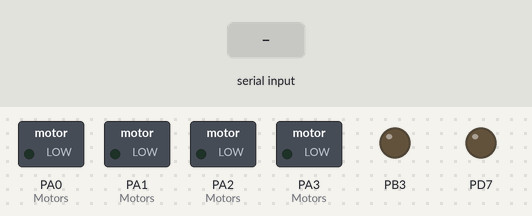
Bench run of a program on a simulated ATmega32, built with avr-gcc and emulated at 1 MHz. Shown: switched loads named in the program (green lamp = pin HIGH), output pins drawn as LEDs (lit = HIGH). The inputs (shaded band) are chosen by the test bench.

Above: at 1.2 s.
1.3 s: "1" received over Serial
At 2.5 s:
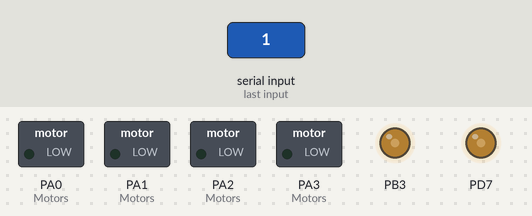
2.8 s: "2" received over Serial
At 3.7 s:
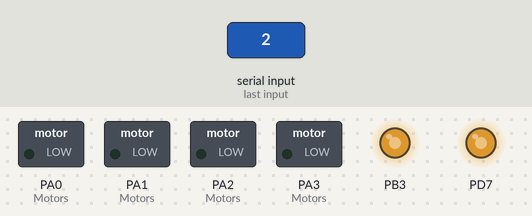
4.3 s: "3" received over Serial
At 4.9 s:
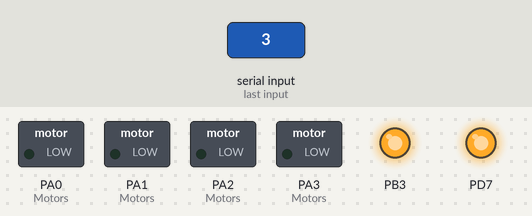
5.8 s: "4" received over Serial
At 7.0 s:
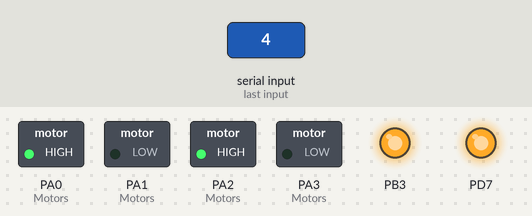
7.3 s: "5" received over Serial
At 8.4 s:
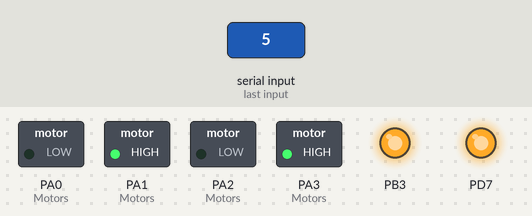
8.8 s: "6" received over Serial
At 9.5 s:
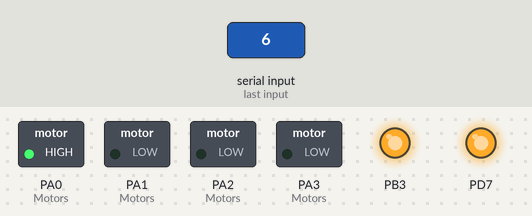
Timing chart, 0 to 11.3 s (numbered marks = the images above; inputs shaded):
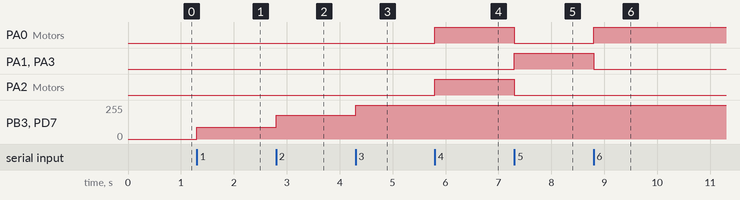

Measured:
- after the input at 1.3 s, PB3, PD7: 0/255 → 89/255 at once
- after the input at 2.8 s, PB3, PD7: 89/255 → 178/255 at once
- after the input at 4.3 s, PB3, PD7: 178/255 → 255/255 at once
- after the input at 5.8 s, PA0 (Motors), PA2 (Motors): LOW → HIGH at once
- after the input at 7.3 s, PA0 (Motors), PA2 (Motors): HIGH → LOW at once; PA1 (Motors), PA3 (Motors): LOW → HIGH at once
- after the input at 8.8 s, PA0 (Motors): LOW → HIGH at once; PA1 (Motors), PA3 (Motors): HIGH → LOW at once

The program:

main.c
```c
/*
 * main.c
 *
 *	Description: "Lifting Robot" Application Code
 *  Created on: Jan 30, 2020
 *  Author: Mostafa Alaa
 */


#include "LiftingMechanism_AVR_drivers.h"


int main(void)
{
	/* Application Initialization */
	/* UART Initialization */
	UART_init((UartCommType)Reciever);

	/* Motion motors Initialization */
	Motors_init();

	/* Used variables */

	/*
	 * pressedButton: Holds the data received by the UART,
	 * which specifies which button is pressed in the mobile application
	 */
	uint8 pressedButton = UART_recieveByte();

	/* Application Loop */
	while(TRUE)
	{
		/* Receive data from bluetooth module by UART */
		//pressedButton = UART_recieveByte();

		if(pressedButton == '1' || pressedButton == '2' || pressedButton == '3')
		{
			/* Change PWM (Control speed) */
			SHIFT_GEAR(pressedButton);

			/* Read button */
			pressedButton = UART_recieveByte();
		}
		else if(pressedButton == '4')
		{
			/* Move Robot Forward */
			MOVE_FWD();

			/* Keep Moving while button is still pressed */
			while(pressedButton == '4')
			{
				pressedButton = UART_recieveByte();
			}
		}
		else if(pressedButton == '5')
		{
			/* Move Robot Backward */
			MOVE_BWD();

			/* Keep Moving while button is still pressed */
			while(pressedButton == '5')
			{
				pressedButton = UART_recieveByte();
			}
		}
		else if(pressedButton == '6')
		{
			/* Turn Robot Right */
			TURN_RIGHT();

			/* Keep Moving while button is still pressed */
			while(pressedButton == '6')
			{
				pressedButton = UART_recieveByte();
			}
		}
		else if(pressedButton == '7')
		{
			/* Turn Robot Right */
			TURN_LEFT();

			/* Keep Moving while button is still pressed */
			while(pressedButton == '7')
			{
				pressedButton = UART_recieveByte();
			}
		}
		else if(pressedButton == '0')
		{
			/* Stop Robot */
			MOTORS_STOP();
			/* Read button */
			pressedButton = UART_recieveByte();
		}
	}
}
```

DC_Motor.c
```c
/*
 * DC_Motor.c
 *
 *	Description: Source file for DC-Motors (L293D) driver
 *				 Can control 2 DC-Motors
 *  Created on: Jan 30, 2020
 *  Author: Mostafa Alaa
 */


#include "DC_Motor.h"


/*****************************************************
 * 				Functions Definitions				 *
 *****************************************************/

void Motors_init(void)
{
	/* Set pins as output */
	SET_BIT(DDRA, PA0);
	SET_BIT(DDRA, PA1);
	SET_BIT(DDRA, PA2);
	SET_BIT(DDRA, PA3);

	/* Motors are stopped at the beginning */
	CLEAR_BIT(PORTA, PA0);
	CLEAR_BIT(PORTA, PA1);
	CLEAR_BIT(PORTA, PA2);
	CLEAR_BIT(PORTA, PA3);

	/* Initialize PWM pins */
	PWM_Timer0_init(0);
	PWM_Timer2_init(0);
}
```

DC_Motor.h
```c
/*
 * DC_Motor.h
 *
 *	Description: Header file for DC-Motors (L293D) driver
 *				 Can control 2 DC-Motors
 *	L293D connections to micro-controller:
 *		PA0 --> IN1
 *		PA1 --> IN2
 *		PA2 --> IN3
 *		PA3 --> IN4
 *		PB3 (PWM) --> EN1
 *		PD7 (PWM) --> EN2
 *	Put Motor1 to the right and Motor2 to the left of your robot
 *
 *  Created on: Jan 30, 2020
 *  Author: Mostafa Alaa
 */

#ifndef DC_MOTOR_H_
#define DC_MOTOR_H_

#include "Drivers/Config/micro_config.h"
#include "Drivers/General/common_macros.h"
#include "Drivers/General/std_types.h"
#include "Drivers/Timer0.h"
#include "Drivers/Timer2.h"


/* Motion macros */

/* Forward motion */
#define MOVE_FWD()	{								\
			SET_BIT(PORTA, PA0);					\
			CLEAR_BIT(PORTA, PA1);					\
			SET_BIT(PORTA, PA2);					\
			CLEAR_BIT(PORTA, PA3);					\
}

/* Backward motion */
#define MOVE_BWD()	{								\
			CLEAR_BIT(PORTA, PA0);					\
			SET_BIT(PORTA, PA1);					\
			CLEAR_BIT(PORTA, PA2);					\
			SET_BIT(PORTA, PA3);					\
}

/* Turn right */
#define TURN_RIGHT()	{							\
			SET_BIT(PORTA, PA0);					\
			CLEAR_BIT(PORTA, PA1);					\
			CLEAR_BIT(PORTA, PA2);					\
			CLEAR_BIT(PORTA, PA3);					\
}

/* Motors stop */
#define MOTORS_STOP()	{							\
			CLEAR_BIT(PORTA, PA0);					\
			CLEAR_BIT(PORTA, PA1);					\
			CLEAR_BIT(PORTA, PA2);					\
			CLEAR_BIT(PORTA, PA3);					\
}

/* Turn left */
#define TURN_LEFT()	{								\
			SET_BIT(PORTA, PA2);					\
			CLEAR_BIT(PORTA, PA3);					\
			CLEAR_BIT(PORTA, PA0);					\
			CLEAR_BIT(PORTA, PA1);					\
}

/*
 * Speed change macro
 * Does 3 levels of speed shift (35, 70, 100)%
 */
#define SHIFT_GEAR(x)	{							\
			if(x == '1')								\
			{										\
				PWM_Timer0_setDutyCycle(35);		\
				PWM_Timer2_setDutyCycle(35);		\
			}										\
			else if(x == '2')							\
			{										\
				PWM_Timer0_setDutyCycle(70);		\
				PWM_Timer2_setDutyCycle(70);		\
			}										\
			else									\
			{										\
				PWM_Timer0_setDutyCycle(100);		\
				PWM_Timer2_setDutyCycle(100);		\
			}										\
}


/*****************************************************
 * 				Functions Prototypes				 *
 *****************************************************/

/*
 * Initialize pins connected to motor
 */
void Motors_init(void);

#endif /* DC_MOTOR_H_ */
```

UART_Config.h
```c
/*
 * UART_Config.h
 *
 *	Description: UART Baud Rate Configuration
 *  Created on: Jan 29, 2020
 *  Author: Mostafa Alaa
 */

#ifndef CONFIG_UART_CONFIG_H_
#define CONFIG_UART_CONFIG_H_

#define UART_BAUDRATE 9600

#endif /* CONFIG_UART_CONFIG_H_ */
```

micro_config.h
```c
/*
 * micro_config.h
 *
 *	Description: File include Micro-controller libraries and clock speed
 *  Created on: Jan 29, 2020
 *  Author: Mostafa Alaa
 */

#ifndef CONFIG_MICRO_CONFIG_H_
#define CONFIG_MICRO_CONFIG_H_

#ifndef F_CPU
#define F_CPU 1000000UL //1MHz Clock frequency
#endif

#include <avr/io.h>

#endif /* CONFIG_MICRO_CONFIG_H_ */
```

Timer0.c
```c
/*
 * Timer0.c
 *
 *	Description: Source file for AVR Timer0 driver
 *  Created on: Jan 30, 2020
 *  Author: Mostafa Alaa
 */


#include "Timer0.h"


#define SET_DUTYCYCLE(DUTYCYCLE) ((DUTYCYCLE * 255) / 100)


/*****************************************************
 * 				Functions Definitions				 *
 *****************************************************/

void PWM_Timer0_init(uint8 duty_cycle)
{
	/* Initial timer value */
	TCNT0 = 0;

	/* Set duty cycle */
	duty_cycle %= 101;
	OCR0  = SET_DUTYCYCLE(duty_cycle);

	/* Set OC0 as output pin */
	DDRB  = DDRB | (1 << PB3);

	/* Configure timer control register
	 * 1. Fast PWM mode FOC0=0
	 * 2. Fast PWM Mode WGM01=1 & WGM00=1
	 * 3. Clear OC0 when match occurs (non inverted mode) COM00=0 & COM01=1
	 * 4. clock = F_CPU/8 CS00=0 CS01=1 CS02=0
	 */
	TCCR0 = (1 << WGM00) | (1 << WGM01) | (1 << COM01) | (1 << CS01);
}

void PWM_Timer0_setDutyCycle(uint8 duty_cycle)
{
	/* Set duty cycle */
	duty_cycle %= 101;
	OCR0  = SET_DUTYCYCLE(duty_cycle);
}
```

Timer0.h
```c
/*
 * Timer0.h
 *
 *	Description: Header file for AVR Timer0 driver
 *  Created on: Jan 30, 2020
 *  Author: Mostafa Alaa
 */

#ifndef DRIVERS_TIMER0_H_
#define DRIVERS_TIMER0_H_

#include "Config/micro_config.h"
#include "General/std_types.h"
#include "General/common_macros.h"


/*****************************************************
 * 				Functions Prototypes				 *
 *****************************************************/

/*
 * Initialize Timer0 to work in fast PWM mode
 * with frequency =  488 HZ
 * @param duty_cycle: PWM duty cycle percentage
 * 					  range (0 --> 100)
 */
void PWM_Timer0_init(uint8 duty_cycle);

/*
 * Set PWM duty cycle
 * @param duty_cycle: PWM duty cycle percentage
 * 					  range (0 --> 100)
 */
void PWM_Timer0_setDutyCycle(uint8 duty_cycle);

#endif /* DRIVERS_TIMER0_H_ */
```

Timer2.c
```c
/*
 * Timer2.c
 *
 *  Description: Source file for AVR Timer0 driver
 *  Created on: Jan 30, 2020
 *  Author: Mostafa Alaa
 */


#include "Timer2.h"


#define SET_DUTYCYCLE(DUTYCYCLE) ((DUTYCYCLE * 255) / 100)


/*****************************************************
 * 				Functions Definitions				 *
 *****************************************************/

void PWM_Timer2_init(uint8 duty_cycle)
{
	/* Initial timer value */
	TCNT2 = 0;

	/* Set duty cycle */
	duty_cycle %= 101;
	OCR2  = SET_DUTYCYCLE(duty_cycle);

	/* Set OC2 as output pin */
	DDRD  = DDRD | (1 << PD7);

	/* Configure timer control register
	 * 1. Fast PWM mode FOC0=0
	 * 2. Fast PWM Mode WGM01=1 & WGM00=1
	 * 3. Clear OC0 when match occurs (non inverted mode) COM00=0 & COM01=1
	 * 4. clock = F_CPU/8 CS00=0 CS01=1 CS02=0
	 */
	TCCR2 = (1 << WGM20) | (1 << WGM21) | (1 << COM21) | (1 << CS21);
}

void PWM_Timer2_setDutyCycle(uint8 duty_cycle)
{
	/* Set duty cycle */
	duty_cycle %= 101;
	OCR2  = SET_DUTYCYCLE(duty_cycle);
}
```

Timer2.h
```c
/*
 * Timer2.h
 *
 *  Description: Header file for AVR Timer2 driver
 *  Created on: Jan 30, 2020
 *  Author: Mostafa Alaa
 */

#ifndef DRIVERS_TIMER2_H_
#define DRIVERS_TIMER2_H_

#include "Config/micro_config.h"
#include "General/std_types.h"
#include "General/common_macros.h"


/*****************************************************
 * 				Functions Prototypes				 *
 *****************************************************/

/*
 * Initialize Timer2 to work in fast PWM mode
 * with frequency =  488 HZ
 * @param duty_cycle: PWM duty cycle percentage
 * 					  range (0 --> 100)
 */
void PWM_Timer2_init(uint8 duty_cycle);

/*
 * Set PWM duty cycle
 * @param duty_cycle: PWM duty cycle percentage
 * 					  range (0 --> 100)
 */
void PWM_Timer2_setDutyCycle(uint8 duty_cycle);

#endif /* DRIVERS_TIMER2_H_ */
```

UART.c
```c
/*
 * UART.c
 *
 *	Description: Source file for the UART AVR driver
 *  Created on: Jan 29, 2020
 *  Author: Mostafa Alaa
 */


#include "UART.h"
#include "Config/UART_Config.h"


#define BAUD_PRESCALE (((F_CPU / (UART_BAUDRATE * 8UL))) - 1)


/*****************************************************
 * 				Functions Definitions				 *
 *****************************************************/

void UART_init(const UartCommType type)
{
	/* U2X = 1 for double transmission speed */
		UCSRA = (1<<U2X);
		/************************** UCSRB Description **************************
		 * RXCIE = 0 Disable USART RX Complete Interrupt Enable
		 * TXCIE = 0 Disable USART Tx Complete Interrupt Enable
		 * UDRIE = 0 Disable USART Data Register Empty Interrupt Enable
		 * RXEN  = 1 Receiver Enable
		 * RXEN  = 1 Transmitter Enable
		 * UCSZ2 = 0 For 8-bit data mode
		 * RXB8 & TXB8 not used for 8-bit data mode
		 ***********************************************************************/
		if(type == Full_Duplex)
		{
			UCSRB = (1<<RXEN) | (1<<TXEN);
		}
		else if(type == Transmitter)
		{
			SET_BIT(UCSRB, TXEN);
		}
		else
		{
			SET_BIT(UCSRB, RXEN);
		}

		/************************** UCSRC Description **************************
		 * URSEL   = 1 The URSEL must be one when writing the UCSRC
		 * UMSEL   = 0 Asynchronous Operation
		 * UPM1:0  = 00 Disable parity bit
		 * USBS    = 0 One stop bit
		 * UCSZ1:0 = 11 For 8-bit data mode
		 * UCPOL   = 0 Used with the Synchronous operation only
		 ***********************************************************************/
		UCSRC = (1<<URSEL) | (1<<UCSZ0) | (1<<UCSZ1);

		/*
		 * First 8 bits from the BAUD_PRESCALE inside UBRRL
		 * last 4 bits in UBRRH
		 */
		CLEAR_BIT(UBRRH, URSEL);
		UBRRH = BAUD_PRESCALE>>8;
		UBRRL = BAUD_PRESCALE;
}


void UART_sendByte(const uint8 data)
{
	/*
	 * Polling till Tx buffer (UDR) is empty and ready
	 * for transmitting a new byte
	 */
	while(BIT_IS_CLEAR(UCSRA,UDRE)){}

	/* Put the required data in the UDR register */
	UDR = data;
}


uint8 UART_recieveByte(void)
{
	/* Polling till UART receive data */
	while(BIT_IS_CLEAR(UCSRA,RXC)){}

	/* Return the received data from the Rx buffer (UDR) */
    return UDR;
}
```

UART.h
```c
/*
 * UART.h
 *
 *	Description: Header file for the UART AVR driver
 *  Created on: Jan 29, 2020
 *  Author: Mostafa Alaa
 */

#ifndef DRIVERS_UART_H_
#define DRIVERS_UART_H_

#include "Config/micro_config.h"
#include "General/std_types.h"
#include "General/common_macros.h"


/*****************************************************
 * 				Enumerations Used    				 *
 *****************************************************/
/*
 * Used by the UART initialization (UART_init) to specify
 * the communication type of the UART (Simplex or Complex)
 */
typedef enum
{
	Full_Duplex,
	Transmitter,
	Reciever
}UartCommType;

/*****************************************************
 * 				Functions Prototypes				 *
 *****************************************************/

/*
 * UART Initialization function
 * Initializes the UART to work in double speed,
 * 8-bit mode, with disabled parity check and
 * one stop bit
 * @param type: Full_Duplex to enable both receiving and transmitting
 * 				Transmitter to enable transmitting only
 * 				Receiver to enable receiving only
 */
void UART_init(const UartCommType type);

/*
 * Send a byte by UART (Transmitting must be enabled)
 * @param data: byte to be sent by UART
 */
void UART_sendByte(const uint8 data);

/*
 * Read the UART received byte (Receiving must be enabled)
 * @return the data received by the UART
 */
uint8 UART_recieveByte(void);


#endif /* DRIVERS_UART_H_ */
```

LiftingMechanism_AVR_drivers.h
```c
/*
 * LiftingMechanism_AVR_drivers.h
 *
 *	Description: Header file include all files needed
 *				 for "Lifting Robot" application
 *  Created on: Jan 31, 2020
 *  Author: Mostafa Alaa
 */

#ifndef LIFTINGMECHANISM_AVR_DRIVERS_H_
#define LIFTINGMECHANISM_AVR_DRIVERS_H_

#include "Drivers/Config/micro_config.h"
#include "Drivers/General/common_macros.h"
#include "Drivers/General/std_types.h"
#include "Drivers/Timer0.h"
#include "Drivers/Timer2.h"
#include "Drivers/UART.h"
#include "DC_Motor.h"

#endif /* LIFTINGMECHANISM_AVR_DRIVERS_H_ */
```

common_macros.h
```c
/*
 * common_macros.h
 *
 *	Description: Commonly used macros
 *  Created on: Jan 29, 2020
 *  Author: Mostafa Alaa
 */

#ifndef GENERAL_COMMON_MACROS_H_
#define GENERAL_COMMON_MACROS_H_

/* Set a certain bit in any register */
#define SET_BIT(REG,BIT) (REG|=(1<<BIT))

/* Clear a certain bit in any register */
#define CLEAR_BIT(REG,BIT) (REG&=(~(1<<BIT)))

/* Toggle a certain bit in any register */
#define TOGGLE_BIT(REG,BIT) (REG^=(1<<BIT))

/* Rotate right the register value with specific number of rotates */
#define ROR(REG,num) ( REG= (REG>>num) | (REG<<(8-num)) )

/* Rotate left the register value with specific number of rotates */
#define ROL(REG,num) ( REG= (REG<<num) | (REG>>(8-num)) )

/* Check if a specific bit is set in any register and return true if yes */
#define BIT_IS_SET(REG,BIT) ( REG & (1<<BIT) )

/* Check if a specific bit is cleared in any register and return true if yes */
#define BIT_IS_CLEAR(REG,BIT) ( !(REG & (1<<BIT)) )

#endif /* GENERAL_COMMON_MACROS_H_ */
```

std_types.h
```c
/*
 * std_types.h
 *
 *	Description: Standard types
 *  Created on: Jan 29, 2020
 *  Author: Mostafa Alaa
 */

#ifndef GENERAL_STD_TYPES_H_
#define GENERAL_STD_TYPES_H_

/* Boolean Data Type */
typedef unsigned char bool;

/* Boolean Values */
#ifndef FALSE
#define FALSE       (0u)
#endif
#ifndef TRUE
#define TRUE        (1u)
#endif

#define HIGH        (1u)
#define LOW         (0u)

typedef unsigned char         uint8;          /*           0 .. 255             */
typedef signed char           sint8;          /*        -128 .. +127            */
typedef unsigned short        uint16;         /*           0 .. 65535           */
typedef signed short          sint16;         /*      -32768 .. +32767          */
typedef unsigned long         uint32;         /*           0 .. 4294967295      */
typedef signed long           sint32;         /* -2147483648 .. +2147483647     */
typedef unsigned long long    uint64;         /*       0..18446744073709551615  */
typedef signed long long      sint64;
typedef float                 float32;
typedef double                float64;

#endif /* GENERAL_STD_TYPES_H_ */
```
